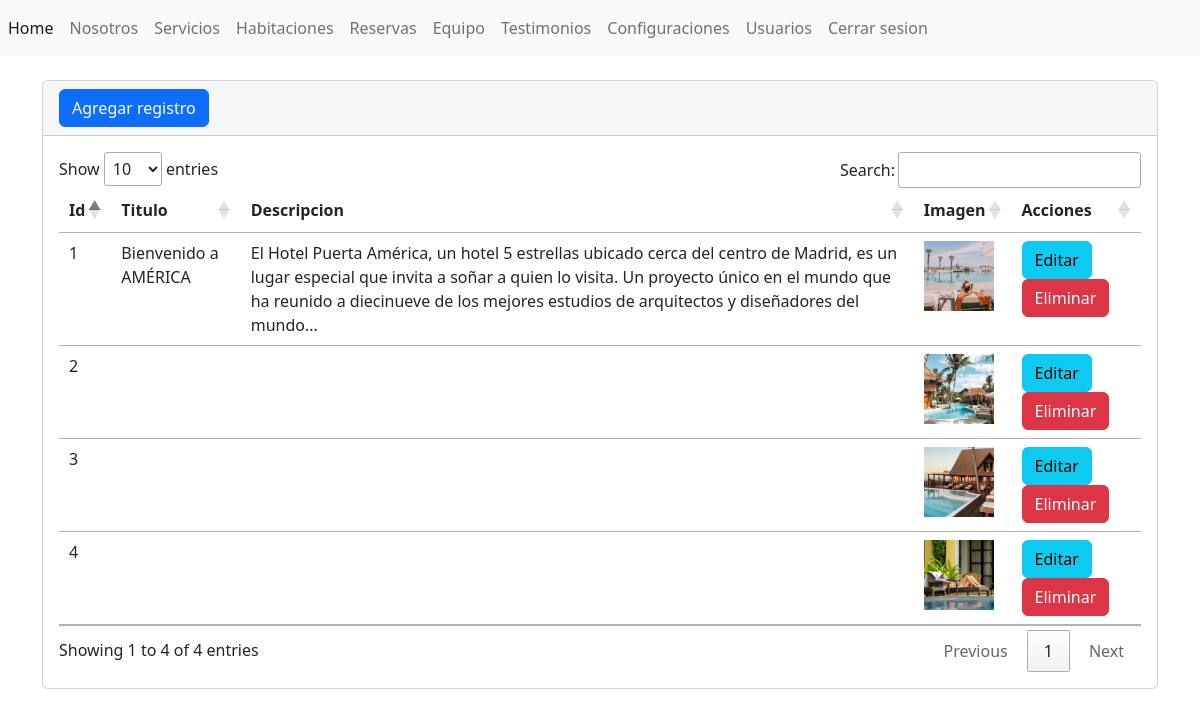
The page /admin/secciones/nosotros/index.php (signed in) on the database its author committed.
### tables this page shows
CREATE TABLE IF NOT EXISTS tbl_nosotros (
  id INT AUTO_INCREMENT PRIMARY KEY,
  titulo VARCHAR(255) NOT NULL,
  descripcion TEXT NOT NULL,
  imagen VARCHAR(255) NOT NULL
);

### admin/secciones/nosotros/index.php (the view, shortened to what this page needs)
<?php include("../../bd.php");
$sentencia= $conexion->prepare("SELECT * FROM `tbl_nosotros`");
$sentencia->execute();
$lista_nosotros=$sentencia->fetchAll(PDO::FETCH_ASSOC);
include("../../templates/header.php");?>
<div class="card">
    <div class="card-header">
        <a name="" id="" class="btn btn-primary" href="crear.php" role="button">Agregar registro</a>
    </div>
    <div class="card-body">
         <div class="table-responsive">
            <table class="table">
                <thead>
                    <tr>
                        <th scope="col">Id</th>
                        <th scope="col">Titulo</th>
                        <th scope="col">Descripcion</th>
                        <th scope="col">Imagen</th>
                        <th scope="col">Acciones</th>
                    </tr>
                </thead>
                <tbody>
                <?php foreach($lista_nosotros as $registros){?>
                    <tr>
                        <td><?php echo $registros["id"] ?></td>
                        <td><?php echo $registros["titulo"] ?></td>
                        <td><?php echo $registros["descripcion"] ?></td>
                        <td><img width="70" src="../../../img/<?php echo $registros['imagen'];?>"/></td>
                        <td>
                        <a name="" id="" class="btn btn-info" href="editar.php?txtid=<?php echo $registros['id']; ?> " role="button" role="button">Editar</a>
                            <a name="" id="" class="btn btn-danger" href="index.php?txtid=<?php echo $registros['id']; ?>" role="button">Eliminar</a>
                        </td>
                    </tr>
                  <?php } ?>
                </tbody>
            </table>
        </div>
    </div>
</div>
<?php include("../../templates/footer.php"); ?>

### rows shown on the page
tbl_nosotros: id "1", titulo "Bienvenido a AMÉRICA", descripcion "El Hotel Puerta América, un hotel 5 estrellas ubicado cerca del centro de Madrid, es un lugar especial que invita a soñar a quien lo visita. Un proyecto único en el mundo que ha reunido a diecinueve de los mejores estudios de arquitectos y diseñadores del mundo...", imagen (picture)
tbl_nosotros: id "2", imagen (picture)
tbl_nosotros: id "3", imagen (picture)
tbl_nosotros: id "4", imagen (picture)
